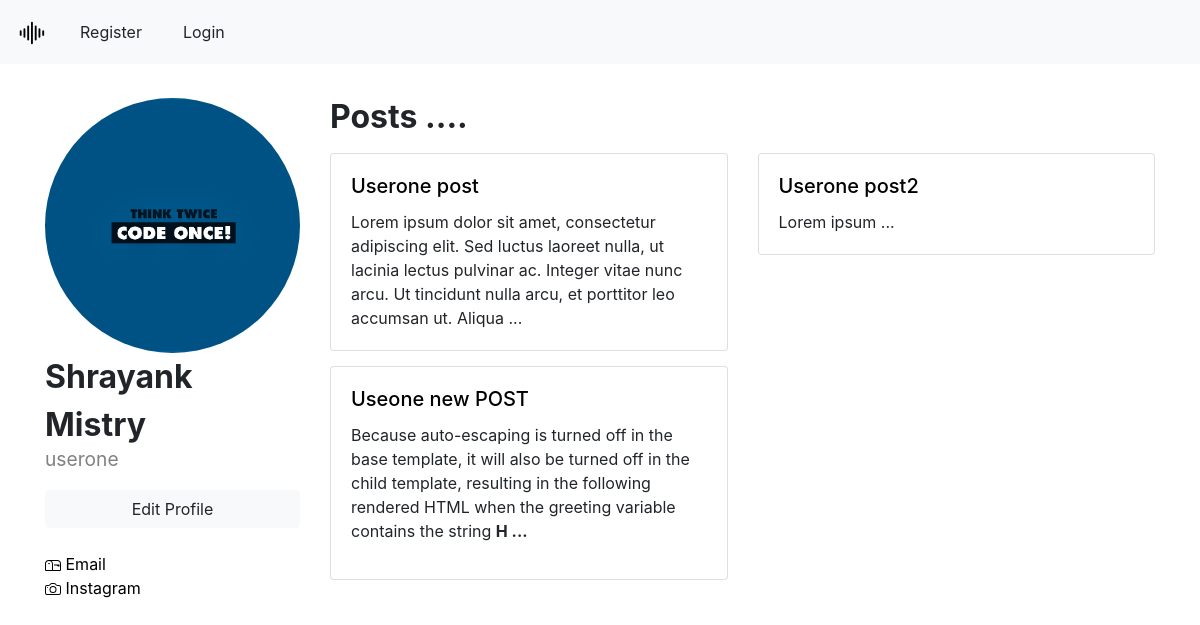
The page /profiledetail/13 on the database its author committed.
### accounts/models.py (models this page shows, shortened)
class UserProfile(models.Model):
    user = models.OneToOneField(User, on_delete = models.CASCADE, related_name = 'users')
    name = models.CharField(blank = True, null = True, max_length = 50)
    email = models.EmailField(blank = True, null = True)
    profile_pic = models.ImageField(blank = True, null = True, upload_to = 'profilepics/')
    instagram_link = models.CharField(blank = True, null = True, max_length = 50)

### posts/models.py (models this page shows, shortened)
class Post(models.Model):
    author = models.ForeignKey(User, on_delete = models.CASCADE);
    title = models.CharField(max_length = 100)
    body = models.TextField()
    likes = models.ManyToManyField(User, related_name = 'post_likes')
    dislikes = models.ManyToManyField(User, related_name = 'post_dislikes')

### accounts/views.py (the view)
# urls.py: path('profiledetail/<int:pk>', views.DetailProfile.as_view(), name = 'profiledetail'),
class DetailProfile(generic.DetailView):
    model = models.UserProfile
    template_name = 'accounts/profile_detail.html'
    def get_context_data(self, **kwargs):
        profile = get_object_or_404(models.UserProfile, id = self.kwargs['pk'])
        posts = post_model.objects.filter(author = profile.user)
        context = super().get_context_data(**kwargs)
        context["posts"] = posts
        return context

### accounts/templates/accounts/profile_detail.html (shortened to what this page needs)
{% extends 'posts/base.html' %}
{% load static %}
{% load bootstrap4 %}
{% block content %}
<link rel="stylesheet" href="{% static 'css/profiledetail.css' %}">
<div class="container">
    <div class="row">
        <div class="profile col-sm-12 col-md-3 col-lg-3">
            <div class="row">
                <div class="col-3 col-sm-6 col-md-12 col-lg-12">
                    <img src="{{ userprofile.profile_pic.url }}" alt="" class="rounded rounded-circle img-fluid">
                </div>
                <div class="col-9 col-sm-6 col-md-12 col-lg-12">
                    <p class="name">
                        {{ userprofile.name }}
                    <p class="username"> {{ userprofile.user.username }} </p>
                    </p>
                    <a class="editbutton form-control btn btn-light"
                        href="{% url 'accounts:updateprofile' pk=user.users.id %}">
                        Edit Profile
                    </a>
                    <br><br>
                    <img class="mail" src="{% static 'assets/icons/mailbox.svg'%}">
                    <a class="maillink" href="mailto:{{ userprofile.email }}">
                        Email
                    </a>
                    <br>
                    <img class="insta" src="{% static 'assets/icons/camera.svg'%}">
                    <a class="instalink" href=" {{ userprofile.instagram_link }} ">
                        Instagram
                    </a>
                </div>
            </div>
        </div>
        <div class="userposts col-sm-12 col-md-9 col-lg-9">
            <h1> Posts .... </h1>
            <div class="row">
                {% for post in posts %}
                <div class="col-12 col-sm-12 col-md-6 col-lg-6">
                    <div class="postcard card">
                        <div class="card-body">
                            <h5 class="card-title">
                                <a href="{% url 'posts:postdetail' pk=post.id %}">
                                    {{ post.title }}
                                </a>
                            </h5>
                            <p class="card-text">
                                {{ post.body|slice:":200"|safe }} ...
                            </p>
                        </div>
                    </div>
                </div>
                {% endfor %}
            </div>
        </div>
    </div>
</div>
{% endblock %}

### accounts/static/css/profiledetail.css (style rules this page uses)
h1 { font-weight: bold; font-size: xx-large; }
.profile { margin-top: 3%; }
.userposts { margin-top: 3%; }
.name { font-weight: bold; font-size: xx-large; }
.username { color: grey; font-size: larger; margin-top: -8%; }
.maillink ,.instalink { align-self: start; color: black; }
a { color: black; }
.postcard { margin-top: 2%; margin-bottom: 2%; }

### rows shown on the page
UserProfile: profile_pic (picture), name "Shrayank Mistry", user.username "userone"
Post: title "Userone post", body "Lorem ipsum dolor sit amet, consectetur adipiscing elit. Sed luctus laoreet nulla, ut lacinia lectus pulvinar ac. Integer vitae nunc arcu. Ut tincidunt nulla arcu, et porttitor leo accumsan ut. Aliqua"
Post: title "Userone post2", body "Lorem ipsum"
Post: title "Useone new POST", body "Because auto-escaping is turned off in the base template, it will also be turned off in the child template, resulting in the following rendered HTML when the greeting variable contains the string H"
